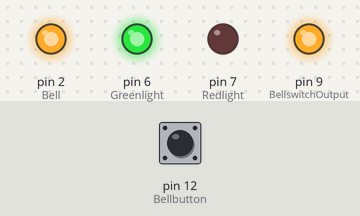
Bench run of a sketch on a simulated Arduino Uno, built with avr-gcc and run on an emulated ATmega328P. On the bench: output pins drawn as LEDs (lit = HIGH). The inputs (shaded band) are chosen by the test bench; at power-on: pin 12 (Bellbutton) LOW.

Above: at 2.05 s.
Timing chart, 0 to 5.5 s (numbered marks = the images above):
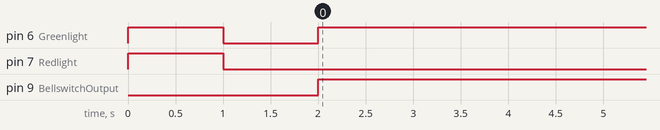

The sketch:

DoorBell_Control_Unit.ino
```cpp
/*                        DoorBell Control Utility
 *                           Made by: Vinylwalk3r
 *  DoorBell CU is a lightweight program to use with an Arduino / Genuiono Uno
 *    It allows you to controll your doorbells ringing with an On/Off switch
 *             Feel free to use and modify this code as se fit,
 *                  but give me credit for the base code
 */

#define Greenlight 6       // The green light, Digital Pin 6
#define Redlight 7         // The red warning light, Digital Pin 7
#define Bell 2             // The bell itself, Digital Pin 2
#define Bellbutton 12      // House bellbutton, Analog pin 0
#define BellswitchInput A2 // Sends signal to the Ardino to start the bell ringing cycle, Analog pin 2
#define BellswitchOutput 9 // Arduino sends signal to the switch that the bellbutton has bin pressed, Digital pin 9
int SwitchState;           // Initiates the value "SwitchState" and sets it to 0

void setup()
{
  /* The following code will only run ONCE ---------------
  ---Press the reset button on the Arduino to run again-- */

  pinMode(Redlight, OUTPUT); // Sets the pins as outputs
  pinMode(Greenlight, OUTPUT);
  pinMode(Bell, OUTPUT);
  pinMode(Bellbutton, INPUT);        // Bellbutton is the button visitors push to activate bell
  pinMode(BellswitchInput, INPUT);   // Sends signal to the switch
  pinMode(BellswitchOutput, OUTPUT); // Recives the signal from the switch, either a HIGH or LOW

  digitalWrite(Redlight, HIGH); // Turn LED on
  digitalWrite(Greenlight, HIGH);
  delay(1000);                 // Waits for 1 second
  digitalWrite(Redlight, LOW); // Turn LED off
  digitalWrite(Greenlight, LOW);

  digitalWrite(Bell, HIGH); // Tests the bell
  delay(1000);
  digitalWrite(Bell, LOW); // Turns off the bell
}

void loop()
{
  /* The following code will run continually ----------
  ---Press the reset button on the Arduino to re-run-- */

  while (digitalRead(Bellbutton) == HIGH)
    ;
  { // Monitors if the bellbutton is pressed

    digitalWrite(BellswitchOutput, HIGH);            // Sends current to the switch when the bell is pressed
    int SwitchState = digitalRead(BellswitchOutput); // Reads the signal from the BellSwitch and stores it in the integer "SwitchState"

    if (SwitchState == 1)
    {                                 // Runs if the switch gives a positive signal
      digitalWrite(Greenlight, HIGH); // Turn LED on
      digitalWrite(Bell, HIGH);       // Rings the bell
      delay(3000);
      digitalWrite(Bell, LOW);
      digitalWrite(Greenlight, LOW);
    }
    else
    { // Runs if the switch gives a negative / no signal
      digitalWrite(Redlight, HIGH);
      delay(3000);
      digitalWrite(Redlight, LOW);
    }
  }
}
```

Measured:
- by itself, pin 6 (Greenlight): HIGH → LOW at 1.0 s, → HIGH 1.0 s later
- by itself, pin 9 (BellswitchOutput): LOW → HIGH at 2.0 s
